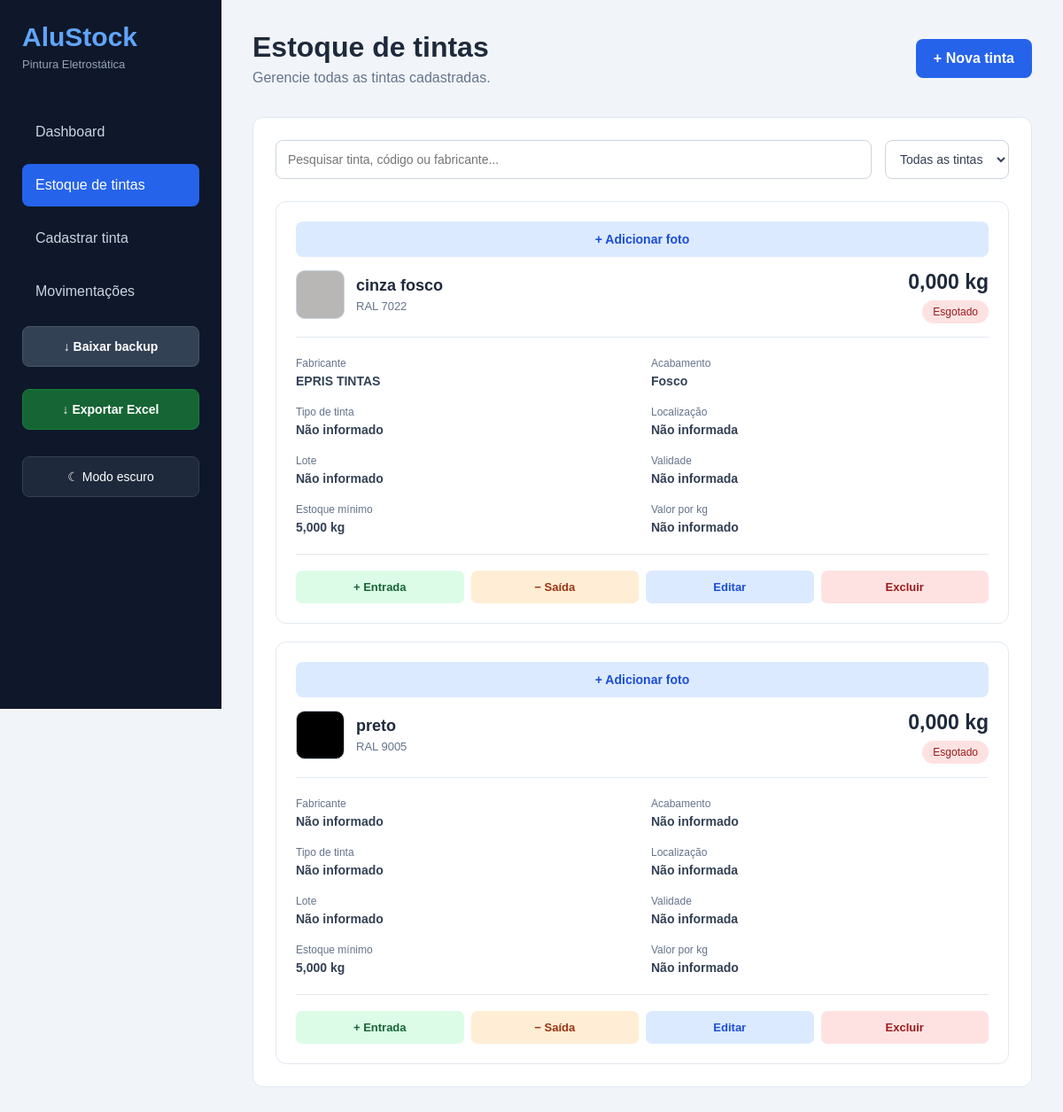
/estoque.php, run on the app's committed database.
### tables this page shows
CREATE TABLE tintas (
    id INT AUTO_INCREMENT PRIMARY KEY,
    nome VARCHAR(100) NOT NULL,
    codigo VARCHAR(50) NOT NULL,
    fabricante VARCHAR(100),
    acabamento VARCHAR(50),
    tipo VARCHAR(50),
    quantidade DECIMAL(10,3) DEFAULT 0,
    estoque_minimo DECIMAL(10,3) DEFAULT 5,
    lote VARCHAR(50),
    validade DATE,
    localizacao VARCHAR(100),
    cor_hex VARCHAR(7) DEFAULT '#FFFFFF',
    valor_kg DECIMAL(10,2),
    data_cadastro TIMESTAMP DEFAULT CURRENT_TIMESTAMP
);

### estoque.php (the view, shortened to what this page needs)
<?php
require_once __DIR__ . "/config/conexao.php";
$tintas = $pdo->query(
    "SELECT tintas.*,
        EXISTS (
            SELECT 1 FROM fotos_tintas
            WHERE tinta_id = tintas.id
        ) AS tem_foto
     FROM tintas
     ORDER BY nome ASC"
)->fetchAll(PDO::FETCH_ASSOC);
?>
<!DOCTYPE html>
<html lang="pt-BR">
<head>
    <link rel="stylesheet" href="/site-fast/estoque-tintas/css/style.css?v=5">
</head>
<body>
    <aside class="sidebar">
        <div class="logo">
            <h2>AluStock</h2>
            <p>Pintura Eletrostática</p>
        </div>
        <nav>
            <a href="index.php">Dashboard</a>
            <a href="estoque.php" class="ativo">Estoque de tintas</a>
            <a href="cadastrar.php">Cadastrar tinta</a>
            <a href="movimentacoes.php">Movimentações</a>
        </nav>
        <form method="POST" action="backup.php">
             <button type="submit" class="botao-backup">
            ↓ Baixar backup
    </button>
</form>
        <a href="exportar.php" class="botao-excel">
        ↓ Exportar Excel
        </a>
    </aside>
    <main class="conteudo">
        <header class="cabecalho">
            <div>
                <h1>Estoque de tintas</h1>
                <p>Gerencie todas as tintas cadastradas.</p>
            </div>
            <a href="cadastrar.php" class="botao">
                + Nova tinta
            </a>
        </header>
        <section class="painel">
            <div class="filtros-estoque">
                <input type="text" id="pesquisa"
                    placeholder="Pesquisar tinta, código ou fabricante...">
                <select id="filtro-status">
                    <option value="todos">Todas as tintas</option>
                </select>
            </div>
            <div class="lista-estoque">
                <?php foreach ($tintas as $tinta): ?>
                    <?php
                    if ($tinta['quantidade'] <= 0) {
                        $status = "esgotado";
                        $textoStatus = "Esgotado";
                    } elseif ($tinta['quantidade'] <= $tinta['estoque_minimo']) {
                        $status = "baixo";
                        $textoStatus = "Estoque baixo";
                    } else {
                        $status = "disponivel";
                        $textoStatus = "Disponível";
                    }
                    $cor = preg_match(
                        '/^#[0-9a-fA-F]{6}$/',
                        $tinta['cor_hex'] ?? ''
                    ) ? $tinta['cor_hex'] : '#FFFFFF';
                    ?>
                    <article class="tinta-card"
                        data-status="<?= $status ?>">
                        <a class="botao-foto"
                        href="foto.php?id=<?= (int) $tinta['id'] ?>">
                            <?= $tinta['tem_foto']
                                ? 'Alterar foto'
                                : '+ Adicionar foto' ?>
                        </a>
                        <div class="tinta-topo">
                            <div class="tinta-identificacao">
                                <div class="cor-grande"
                                    style="background-color: <?= $cor ?>">
                                </div>
                                <div>
                                    <h3>
                                        <?= htmlspecialchars($tinta['nome']) ?>
                                    </h3>
                                    <p>
                                        <?= htmlspecialchars($tinta['codigo'] ?: 'Sem código') ?>
                                    </p>
                                </div>
                            </div>
                            <div class="tinta-quantidade">
                                <h2>
                                    <?= number_format($tinta['quantidade'], 3, ',', '.') ?> kg
                                </h2>
                                <span class="status <?= $status ?>">
                                    <?= $textoStatus ?>
                                </span>
                            </div>
                        </div>
                        <div class="tinta-detalhes">
                            <div>
                                <span>Fabricante</span>
                                <strong>
                                    <?= htmlspecialchars($tinta['fabricante'] ?: 'Não informado') ?>
                                </strong>
                            </div>
                            <div>
                                <span>Acabamento</span>
                                <strong>
                                    <?= htmlspecialchars($tinta['acabamento'] ?: 'Não informado') ?>
                                </strong>
                            </div>
                            <div>
                                <span>Tipo de tinta</span>
                                <strong>
                                    <?= htmlspecialchars($tinta['tipo'] ?: 'Não informado') ?>
                                </strong>
                            </div>
                            <div>
                                <span>Localização</span>
                                <strong>
                                    <?= htmlspecialchars($tinta['localizacao'] ?: 'Não informada') ?>
                                </strong>
                            </div>
                            <div>
                                <span>Lote</span>
                                <strong>
                                    <?= htmlspecialchars($tinta['lote'] ?: 'Não informado') ?>
                                </strong>
                            </div>
                            <div>
                                <span>Validade</span>
                                <strong>
                                    <?= $tinta['validade']
                                        ? htmlspecialchars(date('d/m/Y', strtotime($tinta['validade'])))
                                        : 'Não informada' ?>
                                </strong>
                            </div>
                            <div>
                                <span>Estoque mínimo</span>
                                <strong>
                                    <?= number_format($tinta['estoque_minimo'], 3, ',', '.') ?> kg
                                </strong>
                            </div>
                            <div>
                                <span>Valor por kg</span>
                                <strong>
                                    <?= $tinta['valor_kg'] !== null
                                        ? 'R$ ' . number_format($tinta['valor_kg'], 2, ',', '.')
                                        : 'Não informado' ?>
                                </strong>
                            </div>
                        </div>
                        <div class="tinta-acoes">
                            <a class="acao entrada"
                            href="entrada.php?id=<?= (int) $tinta['id'] ?>">
                            + Entrada
                            </a>
                            <a class="acao saida"
                            href="saida.php?id=<?= (int) $tinta['id'] ?>">
                            − Saída
                            </a>
                            <a class="acao editar"
                            href="editar.php?id=<?= (int) $tinta['id'] ?>">
                            Editar
                            </a>
                            <a class="acao excluir"
                            href="excluir.php?id=<?= (int) $tinta['id'] ?>">
                            Excluir
                            </a>
                        </div>
                    </article>
                <?php endforeach; ?>
            </div>
        </section>
    </main>
</body>
</html>

### css/style.css (style rules this page uses)
* { margin: 0; padding: 0; box-sizing: border-box; font-family: Arial, Helvetica, sans-serif; }
body { background: #f1f5f9; color: #1e293b; }
.sidebar { width: 250px; height: 100vh; background: #0f172a; color: white; position: fixed; padding: 25px; }
.logo { margin-bottom: 45px; }
.logo h2 { font-size: 30px; color: #60a5fa; }
.logo p { font-size: 13px; color: #94a3b8; margin-top: 6px; }
.sidebar nav { display: flex; flex-direction: column; gap: 12px; }
.sidebar nav a { color: #cbd5e1; text-decoration: none; padding: 15px; border-radius: 8px; transition: 0.2s; }
.sidebar nav a:hover, .sidebar nav a.ativo { background: #2563eb; color: white; }
.conteudo { margin-left: 250px; padding: 35px; }
.cabecalho { display: flex; justify-content: space-between; align-items: center; margin-bottom: 35px; gap: 20px; }
.cabecalho h1 { font-size: 32px; }
.cabecalho p { color: #64748b; margin-top: 7px; }
.botao { background: #2563eb; color: white; text-decoration: none; padding: 13px 20px; border-radius: 8px; border: none; cursor: pointer; font-weight: bold; }
.painel { background: white; padding: 25px; border-radius: 12px; border: 1px solid #e2e8f0; }
.painel h2 { margin-bottom: 20px; }
#pesquisa { width: 100%; padding: 13px; border: 1px solid #cbd5e1; border-radius: 8px; margin-bottom: 20px; font-size: 14px; outline: none; }
.status { padding: 6px 12px; border-radius: 20px; font-size: 12px; white-space: nowrap; }
.esgotado { background: #fee2e2; color: #991b1b; }
.filtros-estoque { display: flex; gap: 15px; margin-bottom: 25px; }
.filtros-estoque #pesquisa { flex: 1; min-width: 0; margin-bottom: 0; }
.filtros-estoque select { padding: 12px; border: 1px solid #cbd5e1; border-radius: 8px; background: white; color: #334155; font-size: 14px; outline: none; cursor: pointer; }
.lista-estoque { display: grid; grid-template-columns: repeat(2, minmax(0, 1fr)); gap: 20px; }
.tinta-card { border: 1px solid #e2e8f0; border-radius: 12px; padding: 22px; background: white; transition: 0.2s; }
.tinta-topo { display: flex; justify-content: space-between; align-items: center; gap: 15px; flex-wrap: wrap; padding-bottom: 20px; border-bottom: 1px solid #e2e8f0; }
.tinta-identificacao { display: flex; align-items: center; gap: 13px; }
.cor-grande { width: 55px; height: 55px; flex-shrink: 0; border: 1px solid #cbd5e1; border-radius: 10px; }
.tinta-identificacao h3 { font-size: 18px; color: #1e293b; }
.tinta-identificacao p { color: #64748b; font-size: 13px; margin-top: 5px; }
.tinta-quantidade { text-align: right; }
.tinta-quantidade h2 { font-size: 23px; margin-bottom: 10px; }
.tinta-detalhes { display: grid; grid-template-columns: repeat(2, minmax(0, 1fr)); gap: 20px; padding: 22px 0; }
.tinta-detalhes div { display: flex; flex-direction: column; gap: 5px; overflow-wrap: anywhere; }
.tinta-detalhes span { color: #64748b; font-size: 12px; }
.tinta-detalhes strong { font-size: 14px; color: #334155; }
.tinta-acoes { display: grid; grid-template-columns: repeat(4, 1fr); gap: 8px; padding-top: 18px; border-top: 1px solid #e2e8f0; }
.acao { padding: 11px 5px; border-radius: 7px; text-decoration: none; text-align: center; font-weight: bold; font-size: 13px; transition: 0.2s; }
.acao.entrada { background: #dcfce7; color: #166534; }
.acao.saida { background: #ffedd5; color: #9a3412; }
.acao.editar { background: #dbeafe; color: #1d4ed8; }
.acao.excluir { background: #fee2e2; color: #991b1b; }
@media (max-width: 1200px) { .lista-estoque { grid-template-columns: 1fr; } }
.botao-foto { display: block; text-align: center; padding: 12px; background: #dbeafe; color: #1d4ed8; text-decoration: none; border-radius: 8px; font-size: 14px; font-weight: bold; margin-bottom: 15px; }
.botao-excel { display: block; width: 100%; padding: 14px; margin-top: 25px; background: #166534; color: #ffffff; border: 1px solid #15803d; border-radius: 8px; text-decoration: none; text-align: center; font-size: 14px; font-weight: bold; transition: 0.2s; }
.botao-backup { display: block; width: 100%; padding: 14px; margin-top: 15px; background: #334155; color: #ffffff; border: 1px solid #475569; border-radius: 8px; text-align: center; font-size: 14px; font-weight: bold; cursor: pointer; transition: 0.2s; }
.sidebar { overflow-y: auto; }

### data on the page
tintas: nome "cinza fosco", codigo "RAL 7022", quantidade "0,000", quantidade "Esgotado", fabricante "EPRIS TINTAS", acabamento "Fosco", tipo "Não informado", localizacao "Não informada", lote "Não informado", estoque_minimo "5,000"
tintas: nome "preto", codigo "RAL 9005", quantidade "0,000", quantidade "Esgotado", fabricante "Não informado", acabamento "Não informado", tipo "Não informado", localizacao "Não informada", lote "Não informado", estoque_minimo "5,000"
